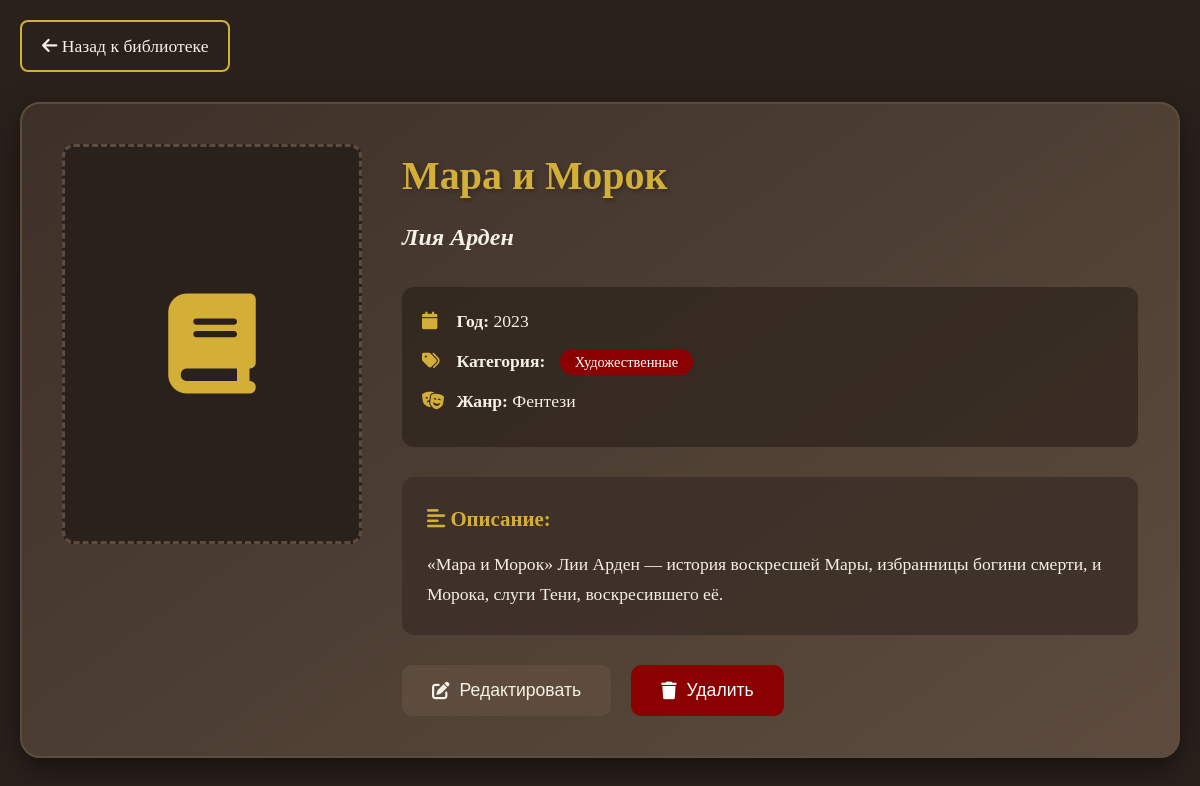
Page /book/9 on the committed database.
### tables this page shows
CREATE TABLE books
                 (id INTEGER PRIMARY KEY AUTOINCREMENT,
                  title TEXT NOT NULL,
                  author TEXT NOT NULL,
                  year INTEGER,
                  genre TEXT,
                  category TEXT NOT NULL,
                  description TEXT,
                  cover TEXT,
                  is_read BOOLEAN DEFAULT FALSE);

### app.py (the view)
@app.route('/book/<int:book_id>')
def book_detail(book_id):
    conn = get_db_connection()
    book = conn.execute('SELECT * FROM books WHERE id = ?', (book_id,)).fetchone()
    conn.close()
    if not book:
        return "Книга не найдена", 404
    return render_template('book_detail.html', book=book)

### app.py (called while the page is built)
def get_db_connection():
    conn = sqlite3.connect(DATABASE)
    conn.row_factory = sqlite3.Row
    return conn

### templates/book_detail.html (shortened to what this page needs)
<!DOCTYPE html>
<html lang="ru">
<head>
    <link rel="stylesheet" href="{{ url_for('static', filename='style.css') }}">
    <link rel="stylesheet" href="{{ url_for('static', filename='book_detail.css') }}">
    <link rel="stylesheet" href="https://cdnjs.cloudflare.com/ajax/libs/font-awesome/6.4.0/css/all.min.css">
</head>
<body>
    <div class="container">
        <a href="{{ url_for('index') }}" class="back-link">
            <i class="fas fa-arrow-left"></i> Назад к библиотеке
        </a>
        <div class="book-detail-card">
            <div class="detail-cover">
                {% if book['cover'] %}
                    <img src="{{ book['cover'] }}" alt="{{ book['title'] }}" class="detail-image">
                {% else %}
                    <div class="detail-placeholder">
                        <i class="fas fa-book"></i>
                    </div>
                {% endif %}
            </div>
            <div class="detail-info">
                <h1 class="detail-title">{{ book.title }}</h1>
                <h2 class="detail-author">{{ book.author }}</h2>
                <div class="detail-meta">
                    {% if book.year %}
                    <div class="meta-item">
                        <i class="fas fa-calendar"></i>
                        <strong>Год:</strong> {{ book.year }}
                    </div>
                    {% endif %}
                    <div class="meta-item">
                        <i class="fas fa-tags"></i>
                        <strong>Категория:</strong>
                        <span class="detail-category">{{ book.category }}</span>
                    </div>
                    {% if book.genre %}
                    <div class="meta-item">
                        <i class="fas fa-theater-masks"></i>
                        <strong>Жанр:</strong> {{ book.genre }}
                    </div>
                    {% endif %}
                </div>
                {% if book.description %}
                <div class="detail-description">
                    <h3><i class="fas fa-align-left"></i> Описание:</h3>
                    <p>{{ book.description }}</p>
                </div>
                {% else %}
                <div class="detail-description">
                    <h3><i class="fas fa-align-left"></i> Описание:</h3>
                    <p style="color: #888; font-style: italic;">Описание отсутствует</p>
                </div>
                {% endif %}
                <div class="detail-actions">
                    <button class="btn-edit" onclick="location.href='/book/{{ book.id }}/edit'">
                        <i class="fas fa-edit"></i> Редактировать
                    </button>
                    <button class="btn-delete" onclick="if(confirm('Удалить эту книгу?')) location.href='/book/{{ book.id }}/delete'">
                        <i class="fas fa-trash"></i> Удалить
                    </button>
                </div>
            </div>
        </div>
    </div>
</body>
</html>

### static/style.css (style rules this page uses)
:root { --dark-brown: #2a211c; --medium-brown: #3d3028; --light-brown: #5d4c3e; --burgundy: #8b0000; --light-burgundy: #a52a2a; --gold: #d4af37; --cream: #f5f1e6; }
* { margin: 0; padding: 0; box-sizing: border-box; }
body { font-family: 'Georgia', serif; background-color: var(--dark-brown); color: var(--cream); line-height: 1.6; padding: 20px; min-height: 100vh; }
.container { max-width: 1200px; margin: 0 auto; }
a { text-decoration: none !important; color: inherit !important; }
.back-btn, .back-link { text-decoration: none !important; }

### static/book_detail.css (style rules this page uses)
.book-detail-card { background: linear-gradient(145deg, var(--medium-brown), var(--light-brown)); border-radius: 20px; padding: 40px; display: flex; gap: 40px; border: 2px solid var(--light-brown); box-shadow: 0 10px 30px rgba(0,0,0,0.5); }
.detail-cover { flex: 0 0 300px; }
.detail-placeholder { width: 100%; height: 400px; background: var(--dark-brown); border-radius: 12px; display: flex; align-items: center; justify-content: center; color: var(--gold); font-size: 100px; border: 3px dashed var(--light-brown); }
.detail-info { flex: 1; }
.detail-title { color: var(--gold); font-size: 2.5rem; margin-bottom: 10px; text-shadow: 2px 2px 4px rgba(0,0,0,0.3); }
.detail-author { color: var(--cream); font-size: 1.5rem; margin-bottom: 30px; font-style: italic; }
.detail-meta { background: rgba(45, 35, 28, 0.7); padding: 20px; border-radius: 12px; margin-bottom: 30px; }
.meta-item { margin-bottom: 12px; font-size: 1.1rem; color: var(--cream); }
.meta-item i { color: var(--gold); margin-right: 10px; width: 20px; }
.detail-category { background: var(--burgundy); color: white; padding: 5px 15px; border-radius: 20px; font-size: 0.9rem; margin-left: 10px; }
.detail-description { background: rgba(61, 48, 40, 0.9); padding: 25px; border-radius: 12px; margin-bottom: 30px; }
.detail-description h3 { color: var(--gold); margin-bottom: 15px; font-size: 1.3rem; }
.detail-description p { color: var(--cream); line-height: 1.7; font-size: 1.1rem; }
.detail-actions { display: flex; gap: 20px; margin-top: 30px; }
.btn-edit, .btn-delete { padding: 15px 30px; border: none; border-radius: 10px; font-size: 1.1rem; cursor: pointer; display: flex; align-items: center; gap: 10px; transition: 0.3s; }
.btn-edit { background: var(--light-brown); color: var(--cream); }
.btn-delete { background: #8b0000; color: white; }
.back-link { display: inline-block; margin-bottom: 30px; color: var(--gold); text-decoration: none; font-size: 1.1rem; padding: 10px 20px; border: 2px solid var(--gold); border-radius: 8px; transition: 0.3s; }
a { text-decoration: none; color: inherit; }

### rows in the picture
books: title "Мара и Морок", author "Лия Арден", year "2023", category "Художественные", genre "Фентези", description "«Мара и Морок» Лии Арден — история воскресшей Мары, избранницы богини смерти, и Морока, слуги Тени, воскресившего её."
